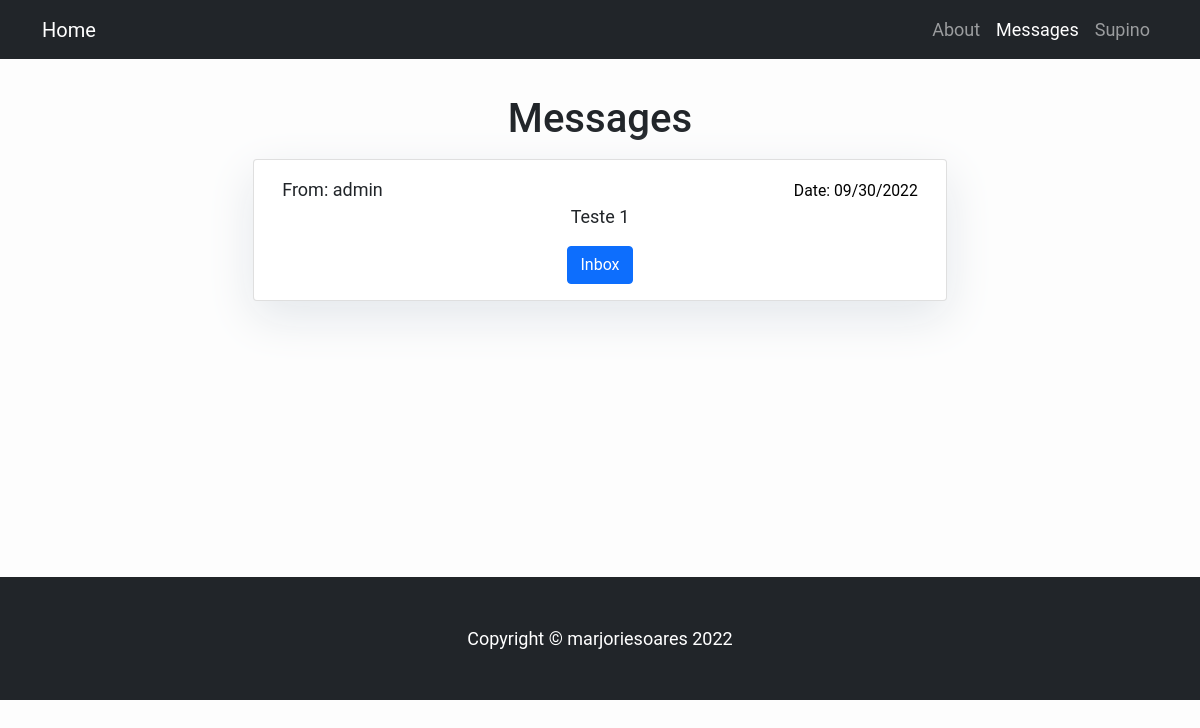
The app's page /messages/ (signed in), older data.
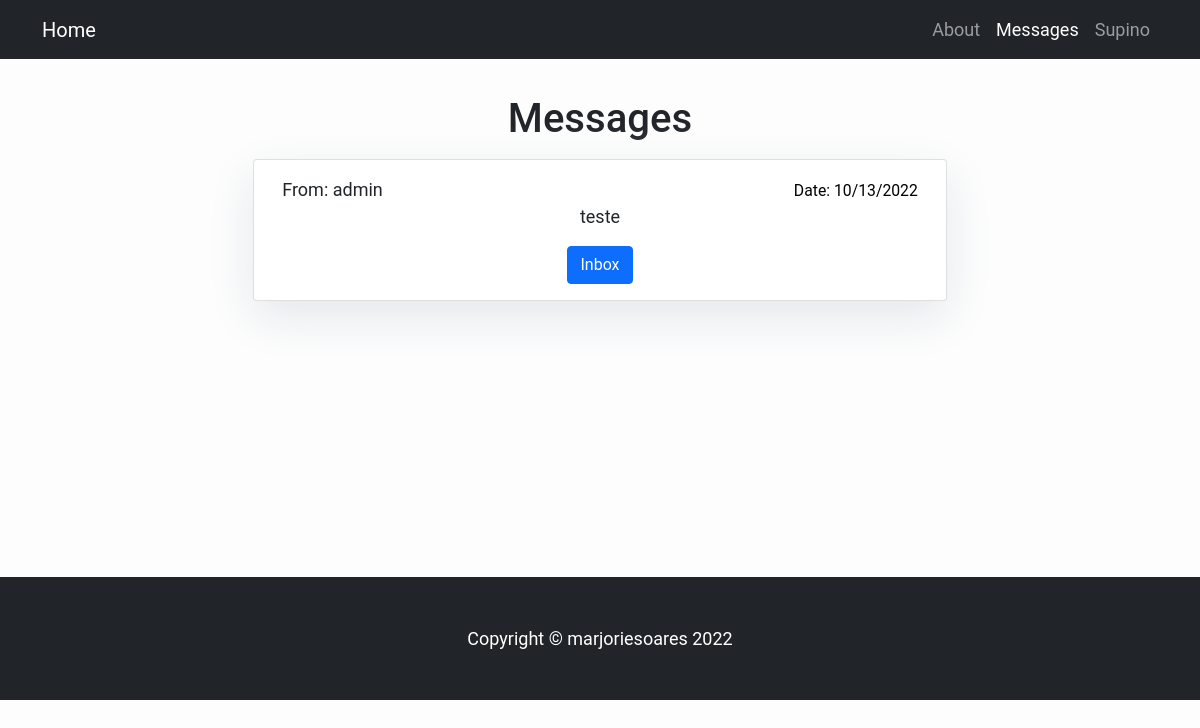
The same page, newer data.
### Messages/models.py (models this page shows, shortened)
class Message(models.Model):
    sender = models.ForeignKey(User, on_delete=models.CASCADE, related_name="sender")
    receiver = models.ForeignKey(
        User, on_delete=models.CASCADE, related_name="receiver"
    )
    message = models.TextField()
    date = models.DateTimeField(auto_now_add=True)
    is_read = models.BooleanField(default=False, null=True)
    def get_message_list(u):
        m = []  # stores all messages sorted by latest first
        j = []  # stores all usernames from the messages above after removing duplicates
        k = []  # stores the latest message from the sorted usernames above
        for message in Message.objects.all():
            for_you = message.receiver == u  # messages received by the user
            from_you = message.sender == u  # messages sent by the user
            if for_you or from_you:
                m.append(message)
                m.sort(key=lambda x: x.sender.username)  # sort the messages by senders
                m.sort(key=lambda x: x.date, reverse=True)  # sort the messages by date
        for i in m:
            if i.sender.username not in j or i.receiver.username not in j:
                j.append(i.sender.username)
                j.append(i.receiver.username)
                k.append(i)
        return k

### Messages/views.py (the view)
# urls.py: path('', MessageListView.as_view(), name='messages_list'),
class MessageListView(LoginRequiredMixin, ListView):
    queryset = Message.objects.all().order_by("date")
    model = Message
    template_name = "Messages/messages_list.html"
    def get_context_data(self, **Kwargs):
        context = super().get_context_data(**Kwargs)
        user = User.objects.get(pk=self.request.user.pk)
        messages = Message.get_message_list(user)
        other_users = []
        for i in range(len(messages)):
            if messages[i].sender != user:
                other_users.append(messages[i].sender)
            else:
                other_users.append(messages[i].receiver)
        context["messages"] = messages
        context["other_users"] = other_users
        context["you"] = user
        return context

### Messages/templates/Messages/messages_list.html (shortened to what this page needs)
{% extends "Pages/maintemplate.html" %} {% load static %}
{% block content %}
<p style="text-decoration-color: #212529"><h1>Messages</h1></p>
<div class="container">
{% for message in messages %}
  <div class="row">
    {% for us in other_users %}
      {% if us == message.receiver or us == message.sender  %}
    <div class="card mb-4">
    <div class="card-body">
      <p class="msg-header">
          {% if us == message.receiver %}
            To:
          {% elif us == message.sender %}
            From:
          {% endif %}
          {{ us }}
        <span class="text-black text-lg text-left font-semibold font-sans">
          <small class=" justify-self-end text-gray-600 mr-4 mt-3 text-base  ">
            <time datetime="2020-01-01">
                Date: {{ message.date|date:"m/d/Y" }}
            </time>
          </small>
        </span>
      </p>
      <p class="msg-content text-center font-medium text-slate-500 truncate">
      {{ message.message }}
      </p>
      <a href="{% url 'inbox' us.username %}" class="btn btn-primary">Inbox</a>
    </div>
    </div>
      {% endif %}
{% endfor %}
  </div>
{% endfor %}
</div>
{% endblock %}

Row changes from the older to the newer data that the page shows:
no longer on this page (row unchanged): Message: date "09/30/2022", message "Teste 1"
added Message: date "10/13/2022", message "teste"
